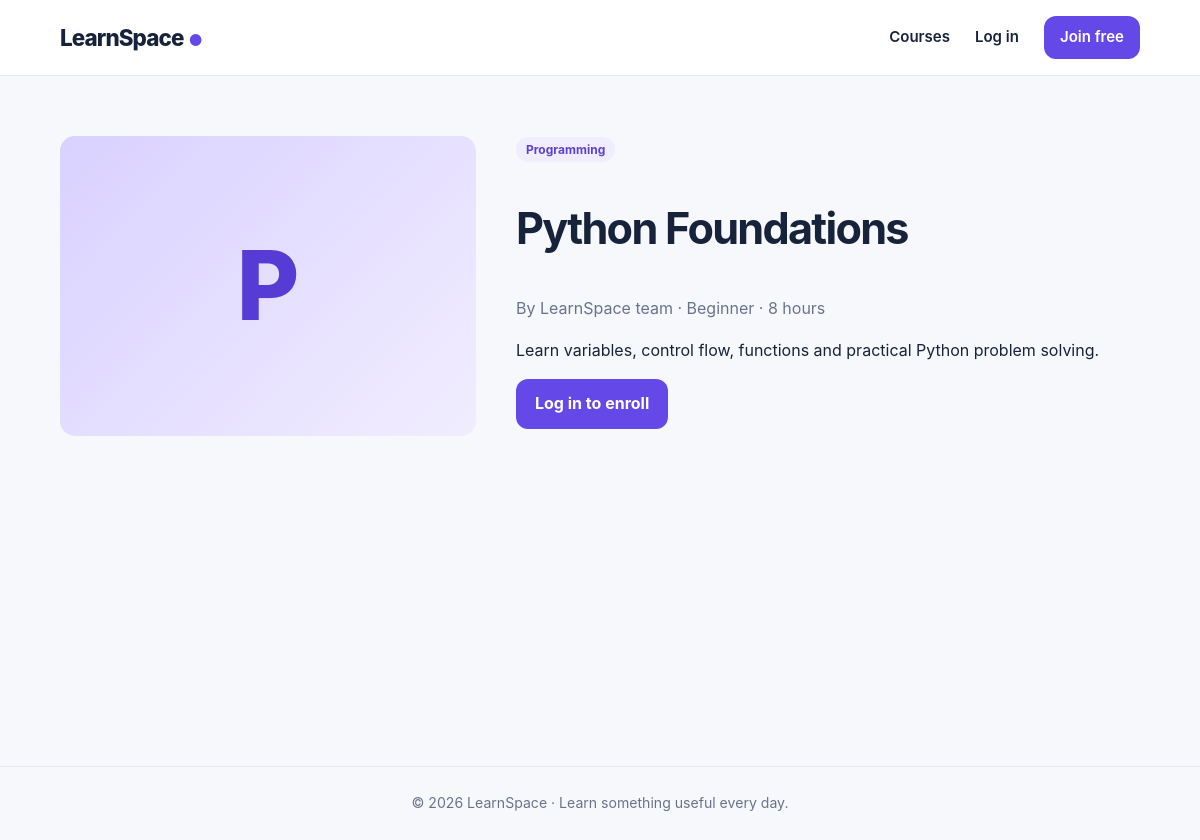
The app's page /course.php?id=1 with its own data.
### tables this page shows
CREATE TABLE IF NOT EXISTS courses (
 id BIGINT UNSIGNED AUTO_INCREMENT PRIMARY KEY,
 title VARCHAR(180) NOT NULL,
 description TEXT NOT NULL,
 category VARCHAR(80) NOT NULL DEFAULT 'General',
 level ENUM('Beginner','Intermediate','Advanced') NOT NULL DEFAULT 'Beginner',
 duration_hours SMALLINT UNSIGNED NOT NULL DEFAULT 1,
 status ENUM('draft','published','archived') NOT NULL DEFAULT 'published',
 instructor_id BIGINT UNSIGNED NULL,
 created_at TIMESTAMP NOT NULL DEFAULT CURRENT_TIMESTAMP,
 CONSTRAINT fk_courses_instructor FOREIGN KEY (instructor_id) REFERENCES users(id) ON DELETE SET NULL,
 INDEX idx_courses_status_category (status,category),
 FULLTEXT INDEX idx_courses_search (title,description)
);

### includes/db.php (called while the page is built, shortened)
<?php
function db(): PDO {
    $pdo = new PDO(
        'mysql:host=' . DB_HOST . ';dbname=' . DB_NAME . ';charset=utf8mb4',
        DB_USER, DB_PASS,
        [PDO::ATTR_ERRMODE => PDO::ERRMODE_EXCEPTION,
         PDO::ATTR_DEFAULT_FETCH_MODE => PDO::FETCH_ASSOC,
         PDO::ATTR_EMULATE_PREPARES => false]
    );
    return $pdo;
}

### includes/functions.php (called while the page is built, shortened)
<?php
function e(?string $value): string { return htmlspecialchars($value ?? '', ENT_QUOTES, 'UTF-8'); }
function current_user(): ?array { return $_SESSION['user'] ?? null; }

### course.php (the view, shortened to what this page needs)
<?php
require_once __DIR__.'/includes/db.php'; require_once __DIR__.'/includes/functions.php';
$id=filter_input(INPUT_GET,'id',FILTER_VALIDATE_INT); if(!$id) { http_response_code(404); exit('Course not found'); }
$s=db()->prepare("SELECT c.*,u.name instructor FROM courses c LEFT JOIN users u ON u.id=c.instructor_id WHERE c.id=? AND c.status='published'"); $s->execute([$id]); $course=$s->fetch();
require __DIR__.'/includes/header.php'; ?>
<section class="detail-layout"><div class="course-art detail-art"><?= e(mb_substr($course['category'],0,1)) ?></div><article><span class="pill"><?= e($course['category']) ?></span><h1><?= e($course['title']) ?></h1><p class="muted">By <?= e($course['instructor']??'LearnSpace team') ?> · <?= e($course['level']) ?> · <?= (int)$course['duration_hours'] ?> hours</p><p><?= nl2br(e($course['description'])) ?></p><?php if(current_user()): ?><form method="post"><input type="hidden" name="csrf_token" value="<?= e(csrf_token()) ?>"><button class="button">Enroll in course</button></form><?php else: ?><a class="button" href="<?= BASE_URL ?>/login.php">Log in to enroll</a><?php endif; ?></article></section>
<?php require __DIR__.'/includes/footer.php'; ?>

### assets/css/style.css (style rules this page uses)
:root { --ink:#17223b;--muted:#68738b;--paper:#f7f8fc;--white:#fff;--purple:#6548e8;--purple-dark:#4a31c4;--mint:#b9f4d6;--line:#e6e8f1;--shadow:0 16px 40px rgba(31,35,75,.08) }
* { box-sizing:border-box }
body { margin:0;background:var(--paper);color:var(--ink);font:16px/1.6 Inter,ui-sans-serif,system-ui,-apple-system,"Segoe UI",sans-serif }
a { color:var(--purple);text-decoration:none }
.button { border:0;display:inline-flex;justify-content:center;align-items:center;background:var(--purple);color:#fff;border-radius:12px;padding:12px 19px;font-weight:750;cursor:pointer;font:inherit;font-weight:750 }
.stats span,.muted,small { color:var(--muted) }
.course-art { height:145px;background:linear-gradient(135deg,#d9d1ff,#f1edff);border-radius:15px;display:flex;align-items:center;justify-content:center;font-size:3.5rem;font-weight:850;color:#563bd5;margin-bottom:20px }
.pill { display:inline-block;background:#f0edff;color:#5c42ce;border-radius:99px;padding:3px 10px;font-size:.75rem;font-weight:750 }
.detail-layout { display:grid;grid-template-columns:.8fr 1.2fr;gap:40px;padding:60px 0 }
.detail-art { height:300px;font-size:6rem }
.detail-layout h1 { font-size:2.7rem;line-height:1.1;letter-spacing:-.04em }

### records on screen
courses: category "P", category "Programming", title "Python Foundations", level "Beginner", duration_hours "8", description "Learn variables, control flow, functions and practical Python problem solving."

### other values on screen
$course['instructor'] "LearnSpace team"
